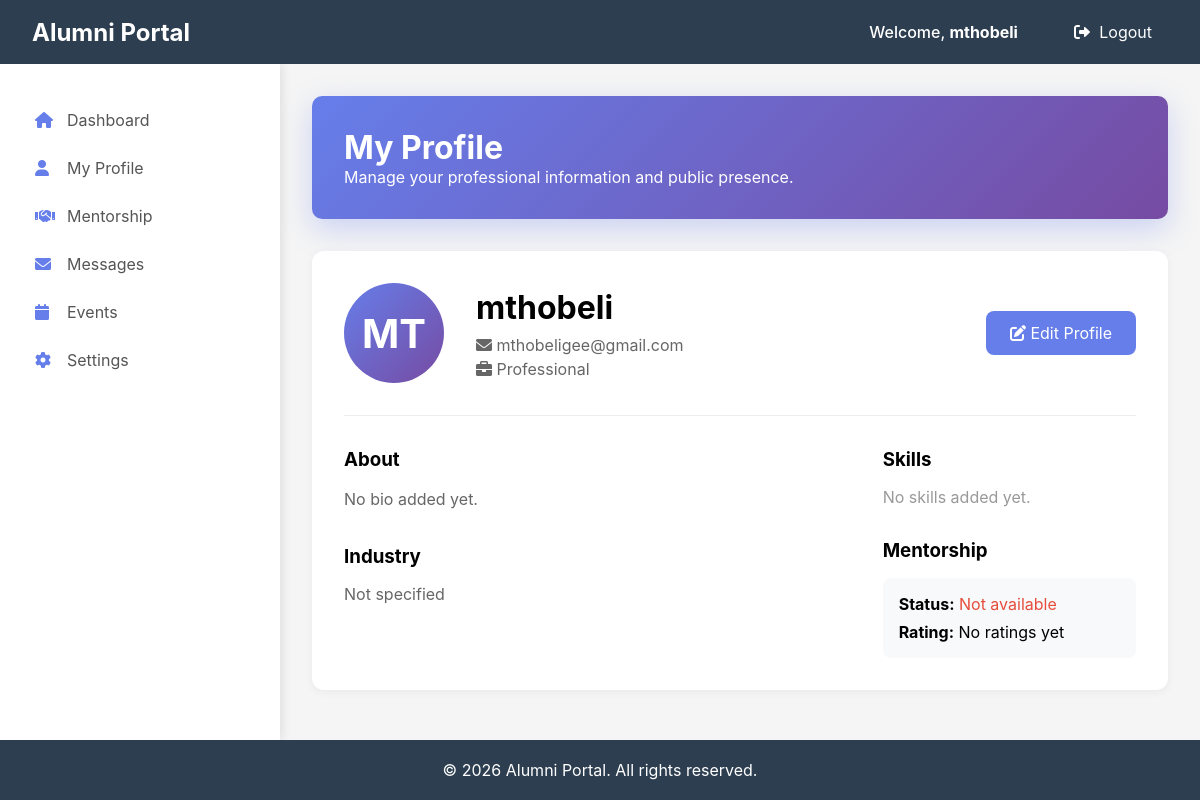
Screenshot of /alumni/profile (signed in) with the database file from the repository.
### app/models/user.py (models this page shows)
class User(db.Model):
    __tablename__ = 'users'
    id = db.Column(db.Integer, primary_key=True)
    full_name = db.Column(db.String(100))
    email = db.Column(db.String(120), unique=True, nullable=False)
    password_hash = db.Column(db.Text, nullable=False)
    role = db.Column(db.String(20), nullable=False)
    profile_picture = db.Column(db.Text, default='default_avatar.png')
    created_at = db.Column(db.DateTime, default=datetime.utcnow)

### app/routes/views_routes.py (the view)
@views.route("/alumni/profile")
def alumni_profile():
    user = get_current_user()
    if not user or user.role != 'alumni':
        return redirect(url_for('views.login_page'))
    alumni_profile = AlumniProfile.query.filter_by(user_id=user.id).first()
    return render_template("alumni/profile.html",
                         user=user,
                         profile=alumni_profile)

### app/routes/views_routes.py (called while the page is built)
def get_current_user():
    if 'user_id' in session:
        return User.query.get(session['user_id'])
    return None

### app/templates/alumni/profile.html (shortened to what this page needs)
{% extends "alumni/base_alumni.html" %}
{% block alumni_content %}
<div class="welcome-card">
    <h1>My Profile</h1>
    <p>Manage your professional information and public presence.</p>
</div>
<div style="background: white; border-radius: 12px; padding: 2rem; box-shadow: 0 2px 10px rgba(0,0,0,0.05);">
    <div style="display: flex; align-items: center; gap: 2rem; margin-bottom: 2rem; padding-bottom: 2rem; border-bottom: 1px solid #eee;">
        <div style="width: 100px; height: 100px; background: linear-gradient(135deg, #667eea 0%, #764ba2 100%); border-radius: 50%; display: flex; align-items: center; justify-content: center; color: white; font-size: 2.5rem; font-weight: bold;">
            {% if user.profile_picture and user.profile_picture != 'default_avatar.png' %}
                <img src="{{ url_for('static', filename='uploads/' + user.profile_picture) }}" alt="Profile" style="width: 100%; height: 100%; border-radius: 50%; object-fit: cover;">
            {% else %}
                {{ user.full_name[:2].upper() }}
            {% endif %}
        </div>
        <div>
            <h2 style="font-size: 2rem; margin-bottom: 0.5rem;">{{ user.full_name }}</h2>
            <p style="color: #666; margin-bottom: 0.25rem;">
                <i class="fas fa-envelope"></i> {{ user.email }}
            </p>
            <p style="color: #666;">
                <i class="fas fa-briefcase"></i>
                {% if profile_data and profile_data.details %}
                    {{ profile_data.details.job_title or 'Job Title' }} at {{ profile_data.details.company or 'Company' }}
                {% else %}
                    Professional
                {% endif %}
            </p>
        </div>
        <a href="{{ url_for('profile_module.edit_alumni_profile') }}" style="margin-left: auto; padding: 0.75rem 1.5rem; background: #667eea; color: white; border-radius: 8px; text-decoration: none;">
            <i class="fas fa-edit"></i> Edit Profile
        </a>
    </div>
    <div style="display: grid; grid-template-columns: 2fr 1fr; gap: 2rem;">
        <div>
            <h3 style="margin-bottom: 1rem;">About</h3>
            <p style="color: #666; line-height: 1.6; margin-bottom: 2rem;">
                {% if profile_data and profile_data.details %}
                    {{ profile_data.details.bio or 'No bio added yet.' }}
                {% else %}
                    No bio added yet.
                {% endif %}
            </p>
            <h3 style="margin-bottom: 1rem;">Industry</h3>
            <p style="color: #666; margin-bottom: 2rem;">
                {% if profile_data and profile_data.details %}
                    {{ profile_data.details.industry or 'Not specified' }}
                {% else %}
                    Not specified
                {% endif %}
            </p>
        </div>
        <div>
            <h3 style="margin-bottom: 1rem;">Skills</h3>
            <div style="display: flex; flex-wrap: wrap; gap: 0.5rem; margin-bottom: 2rem;">
                {% if profile_data and profile_data.details and profile_data.details.skills %}
                    {% for skill in profile_data.details.skills.split(',') %}
                        <span style="background: #e8f0fe; color: #667eea; padding: 0.5rem 1rem; border-radius: 20px; font-size: 0.9rem;">
                            {{ skill.strip() }}
                        </span>
                    {% endfor %}
                {% else %}
                    <p style="color: #999;">No skills added yet.</p>
                {% endif %}
            </div>
            <h3 style="margin-bottom: 1rem;">Mentorship</h3>
            <div style="background: #f8f9fa; padding: 1rem; border-radius: 8px;">
                <p style="margin-bottom: 0.5rem;">
                    <strong>Status:</strong>
                    {% if profile_data and profile_data.details and profile_data.details.mentorship_available %}
                        <span style="color: #27ae60;">Available for mentorship</span>
                    {% else %}
                        <span style="color: #e74c3c;">Not available</span>
                    {% endif %}
                </p>
                <p>
                    <strong>Rating:</strong>
                    {% if profile_data and profile_data.details and profile_data.details.rating_count and profile_data.details.rating_count > 0 %}
                        ⭐ {{ profile_data.details.rating_avg|default(0) }} ({{ profile_data.details.rating_count }} reviews)
                    {% else %}
                        No ratings yet
                    {% endif %}
                </p>
            </div>
        </div>
    </div>
</div>
{% endblock %}

### app/templates/base.html (shortened to what this page needs)
<!DOCTYPE html>
<html lang="en">
<head>
    <link rel="stylesheet" href="https://cdnjs.cloudflare.com/ajax/libs/font-awesome/6.0.0/css/all.min.css">
</head>
<body>
    <nav class="navbar">
        <div class="logo">
            <a href="/" style="color: white; text-decoration: none; font-size: 1.5rem; font-weight: bold;">
                Alumni Portal
            </a>
        </div>
        <div class="user-menu" >
            {% if session.user_id %}
                <span>Welcome, <strong>{{ session.user_name }}</strong></span>
                <a href="/auth/logout" style="color: white; text-decoration: none; margin-left: 1rem;">
                    <i class="fas fa-sign-out-alt"></i> Logout
                </a>
            {% endif %}
        </div>
    </nav>
    {% block content %}{% endblock %}
    <footer class="footer">
        <p>&copy; 2026 Alumni Portal. All rights reserved.</p>
    </footer>
</body>
</html>

### app/templates/base.html (style rules this page uses)
* { margin: 0; padding: 0; box-sizing: border-box; }
body { font-family: -apple-system, BlinkMacSystemFont, 'Segoe UI', Roboto, Oxygen, Ubuntu, sans-serif; background: #f5f5f5; min-height: 100vh; display: flex; flex-direction: column; }
.navbar { background: #2c3e50; color: white; padding: 1rem 2rem; display: flex; justify-content: space-between; align-items: center; position: sticky; top: 0; z-index: 1000; height: 64px; width: 100%; }
.logo { display: flex; align-items: center; }
.logo a { color: white; text-decoration: none; font-size: 1.5rem; font-weight: bold; white-space: nowrap; }
.user-menu { display: flex; align-items: center; gap: 1.5rem; margin-left: auto; }
.user-menu span { font-weight: 500; white-space: nowrap; }
.user-menu a { color: white; text-decoration: none; padding: 0.5rem 1rem; border-radius: 5px; transition: background 0.3s; white-space: nowrap; }
.user-menu i { margin-right: 0.3rem; }
.footer { background: #2c3e50; color: white; text-align: center; padding: 1rem; margin-top: auto; height: 60px; display: flex; align-items: center; justify-content: center; }

### app/templates/alumni/base_alumni.html (style rules this page uses)
.welcome-card { background: linear-gradient(135deg, #667eea 0%, #764ba2 100%); color: white; padding: 2rem; border-radius: 10px; margin-bottom: 2rem; box-shadow: 0 10px 30px rgba(102, 126, 234, 0.3); }

### rows the page displays
User: user_name "mthobeli", full_name "MT", full_name "mthobeli", email "mthobeligee@gmail.com"
